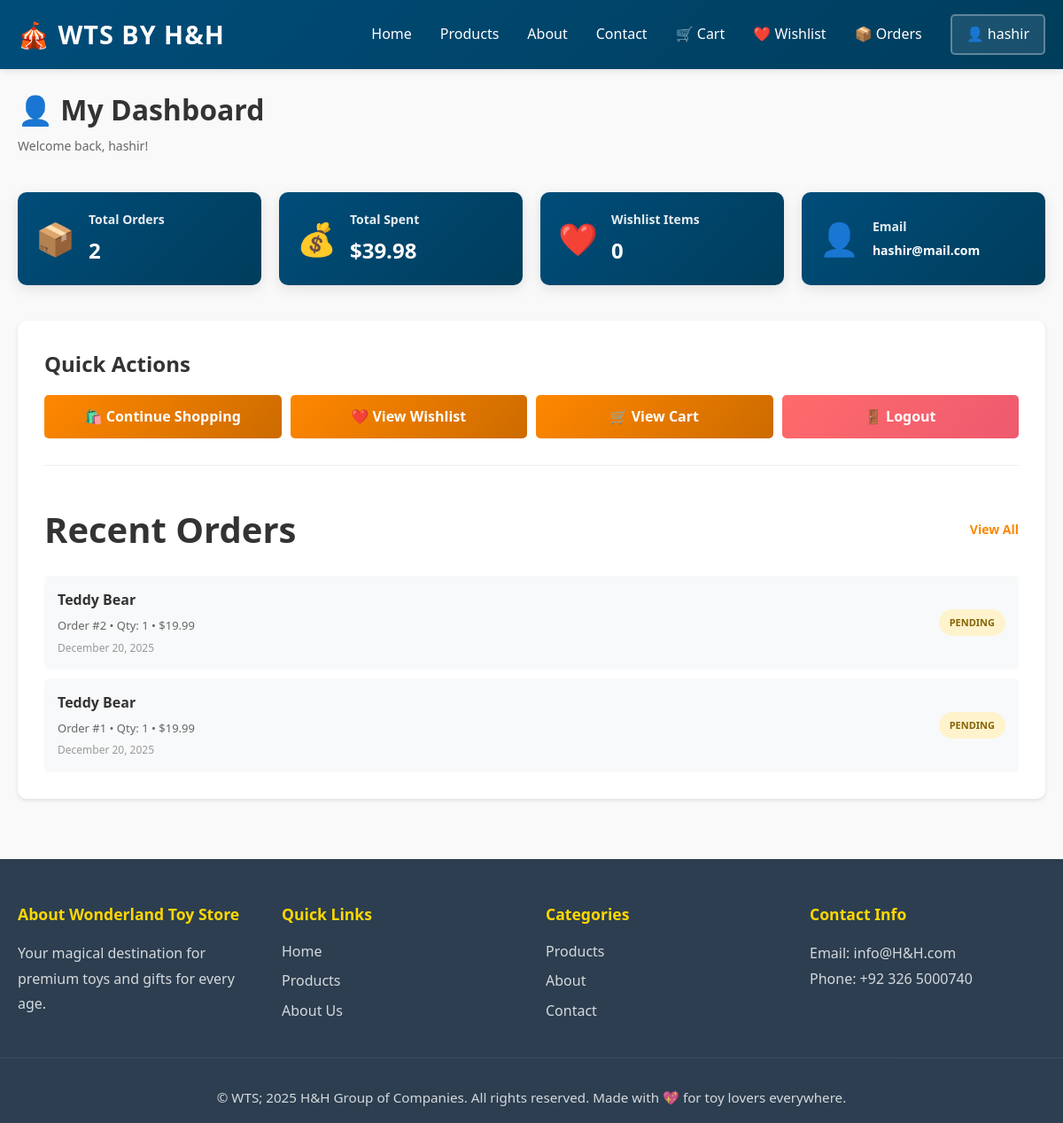
The page /dashboard (signed in) on the database as committed earlier.
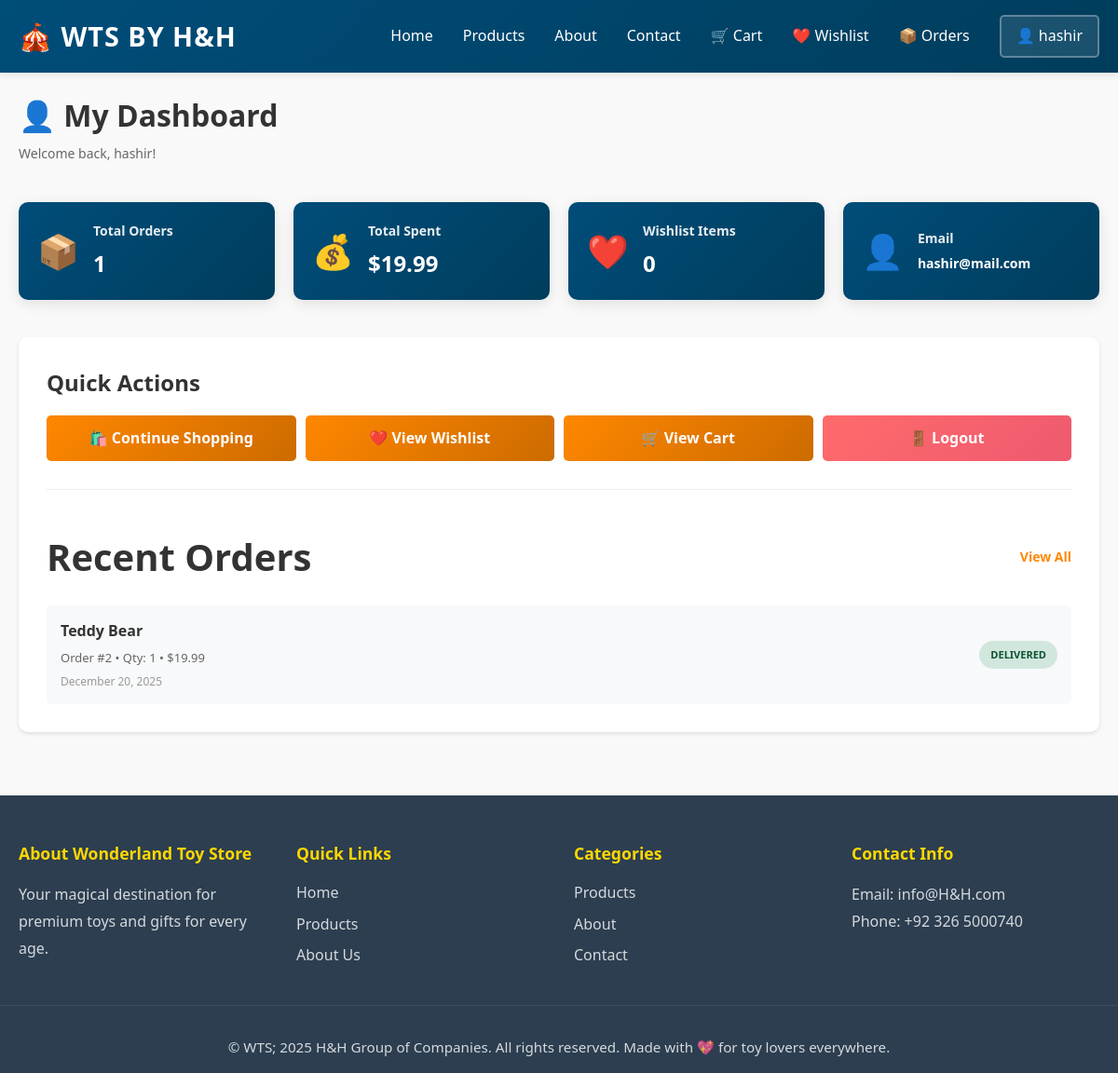
The same page on the database as committed later.
### app/models.py (models this page shows, shortened)
class User(UserMixin, db.Model):
    __tablename__ = 'users'
    id = db.Column(db.Integer, primary_key=True)
    username = db.Column(db.String(80), unique=True, nullable=False)
    email = db.Column(db.String(120), unique=True, nullable=False)
    password_hash = db.Column(db.String(200), nullable=False)
    reset_token = db.Column(db.String(100), unique=True, nullable=True)
    reset_token_expires = db.Column(db.DateTime, nullable=True)
    is_admin = db.Column(db.Boolean, default=False)
    created_at = db.Column(db.DateTime, default=datetime.utcnow)
    cart = db.relationship('Cart', backref='user', lazy=True, uselist=False)
    orders = db.relationship('Order', backref='user', lazy=True)
    wishlist_items = db.relationship('Wishlist', backref='user', lazy=True, cascade='all, delete-orphan')

class Order(db.Model):
    __tablename__ = 'orders'
    STATUS_PENDING = 'pending'
    STATUS_PROCESSING = 'processing'
    STATUS_SHIPPED = 'shipped'
    STATUS_DELIVERED = 'delivered'
    STATUS_CANCELLED = 'cancelled'
    PAYMENT_CARD = 'card'
    PAYMENT_CASH_ON_DELIVERY = 'cash_on_delivery'
    PAYMENT_PAYPAL = 'paypal'
    PAYMENT_PENDING = 'pending'
    PAYMENT_COMPLETED = 'completed'
    PAYMENT_FAILED = 'failed'
    id = db.Column(db.Integer, primary_key=True)
    user_id = db.Column(db.Integer, db.ForeignKey('users.id'), nullable=False)
    product_id = db.Column(db.Integer, db.ForeignKey('products.id'), nullable=False)
    quantity = db.Column(db.Integer, default=1, nullable=False)
    total_price = db.Column(db.Float, nullable=False)
    status = db.Column(db.String(20), default=STATUS_PENDING)
    full_name = db.Column(db.String(200), nullable=True)
    email = db.Column(db.String(120), nullable=True)
    phone = db.Column(db.String(20), nullable=True)
    shipping_address = db.Column(db.Text)
    city = db.Column(db.String(100), nullable=True)
    state = db.Column(db.String(100), nullable=True)
    postal_code = db.Column(db.String(20), nullable=True)
    payment_method = db.Column(db.String(50), default=PAYMENT_CASH_ON_DELIVERY)
    payment_status = db.Column(db.String(20), default=PAYMENT_PENDING)
    tracking_number = db.Column(db.String(100), nullable=True)
    created_at = db.Column(db.DateTime, default=datetime.utcnow)
    updated_at = db.Column(db.DateTime, default=datetime.utcnow, onupdate=datetime.utcnow)

class Product(db.Model):
    __tablename__ = 'products'
    id = db.Column(db.Integer, primary_key=True)
    name = db.Column(db.String(120), nullable=False)
    price = db.Column(db.Float, nullable=False)
    description = db.Column(db.Text)
    stock = db.Column(db.Integer, default=0)
    category_id = db.Column(db.Integer, db.ForeignKey('categories.id'), nullable=True)
    image_filename = db.Column(db.String(255), nullable=True)
    created_at = db.Column(db.DateTime, default=datetime.utcnow)
    updated_at = db.Column(db.DateTime, default=datetime.utcnow, onupdate=datetime.utcnow)
    orders = db.relationship('Order', backref='product', lazy=True)
    cart_items = db.relationship('CartItem', backref='product', lazy=True)
    wishlist_items = db.relationship('Wishlist', backref='product', lazy=True, cascade='all, delete-orphan')

### app/routes.py (the view)
@main_bp.route('/dashboard')
@login_required
def dashboard():
    user_orders = Order.query.filter_by(user_id=current_user.id).order_by(Order.created_at.desc()).limit(5).all()
    wishlist_count = Wishlist.query.filter_by(user_id=current_user.id).count()
    total_spent = db.session.query(db.func.sum(Order.total_price)).filter_by(user_id=current_user.id).scalar() or 0
    orders_count = Order.query.filter_by(user_id=current_user.id).count()
    return render_template('dashboard.html',
                         title='My Dashboard',
                         user_orders=user_orders,
                         wishlist_count=wishlist_count,
                         total_spent=total_spent,
                         orders_count=orders_count)

### app/templates/dashboard.html (shortened to what this page needs)
{% extends "base.html" %}
{% block content %}
<div class="dashboard-container">
    <div class="dashboard-header">
        <h1>👤 My Dashboard</h1>
        <p class="user-info">Welcome back, {{ current_user.username }}!</p>
    </div>
    <div class="dashboard-grid">
        <div class="stats-card">
            <div class="stat-icon">📦</div>
            <div class="stat-content">
                <h3>Total Orders</h3>
                <p class="stat-value">{{ orders_count }}</p>
            </div>
        </div>
        <div class="stats-card">
            <div class="stat-icon">💰</div>
            <div class="stat-content">
                <h3>Total Spent</h3>
                <p class="stat-value">${{ "%.2f"|format(total_spent) }}</p>
            </div>
        </div>
        <div class="stats-card">
            <div class="stat-icon">❤️</div>
            <div class="stat-content">
                <h3>Wishlist Items</h3>
                <p class="stat-value">{{ wishlist_count }}</p>
            </div>
        </div>
        <div class="stats-card">
            <div class="stat-icon">👤</div>
            <div class="stat-content">
                <h3>Email</h3>
                <p class="stat-value" style="font-size: 14px;">{{ current_user.email }}</p>
            </div>
        </div>
    </div>
    <div class="dashboard-content">
        <div class="quick-actions">
            <h2>Quick Actions</h2>
            <div class="action-buttons">
                <a href="{{ url_for('main.products') }}" class="action-btn">🛍️ Continue Shopping</a>
                <a href="{{ url_for('main.view_wishlist') }}" class="action-btn">❤️ View Wishlist</a>
                <a href="{{ url_for('main.view_cart') }}" class="action-btn">🛒 View Cart</a>
                <a href="{{ url_for('main.logout') }}" class="action-btn logout-btn">🚪 Logout</a>
            </div>
        </div>
        <div class="recent-orders">
            <div class="section-header">
                <h2>Recent Orders</h2>
                <a href="{{ url_for('main.orders') }}" class="view-all">View All</a>
            </div>
            {% if user_orders %}
                <div class="orders-list">
                    {% for order in user_orders %}
                        <div class="order-item">
                            <div class="order-info">
                                <h4>{{ order.product.name }}</h4>
                                <p class="order-details">
                                    Order #{{ order.id }} • Qty: {{ order.quantity }} • ${{ "%.2f"|format(order.total_price) }}
                                </p>
                                <p class="order-date">{{ order.created_at.strftime('%B %d, %Y') }}</p>
                            </div>
                            <div class="order-status">
                                <span class="status-badge status-{{ order.status }}">{{ order.status.upper() }}</span>
                            </div>
                        </div>
                    {% endfor %}
                </div>
            {% else %}
                <div class="empty-state">
                    <p>No orders yet. <a href="{{ url_for('main.products') }}">Start shopping!</a></p>
                </div>
            {% endif %}
        </div>
    </div>
</div>
{% endblock %}

### app/templates/base.html (shortened to what this page needs)
<!DOCTYPE html>
<html lang="en">
<head>
    <link rel="stylesheet" href="{{ url_for('static', filename='css/style.css') }}">
</head>
<body>
    <nav class="navbar">
        <div class="nav-container">
            <a href="{{ url_for('main.index') }}" class="logo">🎪 WTS by H&H</a>
            <ul class="nav-menu">
                {% if current_user.is_authenticated and current_user.is_admin %}
                    <li><a href="{{ url_for('main.admin_dashboard') }}" class="admin-nav">🎛️ Dashboard</a></li>
                    <li class="user-menu" id="userMenuToggle">
                        <span class="user-trigger">👤 Admin: {{ current_user.username }}</span>
                        <div class="user-dropdown" id="userDropdown">
                            <a href="{{ url_for('main.logout') }}">🚪 Logout</a>
                        </div>
                    </li>
                {% else %}
                    <li><a href="{{ url_for('main.index') }}">Home</a></li>
                    <li><a href="{{ url_for('main.products') }}">Products</a></li>
                    <li><a href="{{ url_for('main.about') }}">About</a></li>
                    <li><a href="{{ url_for('main.contact') }}">Contact</a></li>
                    {% if current_user.is_authenticated %}
                        <li><a href="{{ url_for('main.view_cart') }}">🛒 Cart</a></li>
                        <li><a href="{{ url_for('main.view_wishlist') }}">❤️ Wishlist</a></li>
                        <li><a href="{{ url_for('main.orders') }}">📦 Orders</a></li>
                        <li class="user-menu" id="userMenuToggle">
                            <span class="user-trigger">👤 {{ current_user.username }}</span>
                        </li>
                    {% else %}
                        <li><a href="{{ url_for('main.login') }}" class="btn-login">Login</a></li>
                        <li><a href="{{ url_for('main.register') }}" class="btn-register">Register</a></li>
                    {% endif %}
                {% endif %}
            </ul>
        </div>
    </nav>
    <main>
        {% block content %}{% endblock %}
    </main>
    <footer>
        <div class="footer-content">
            <div class="footer-section">
                <h4>About Wonderland Toy Store</h4>
                <p>Your magical destination for premium toys and gifts for every age.</p>
            </div>
            <div class="footer-section">
                <h4>Quick Links</h4>
                <ul>
                    <li><a href="{{ url_for('main.index') }}">Home</a></li>
                    <li><a href="{{ url_for('main.products') }}">Products</a></li>
                    <li><a href="{{ url_for('main.about') }}">About Us</a></li>
                </ul>
            </div>
            <div class="footer-section">
                <h4>Categories</h4>
                <ul>
                    <li><a href="{{ url_for('main.products') }}">Products</a></li>
                    <li><a href="{{ url_for('main.about') }}">About</a></li>
                    <li><a href="{{ url_for('main.contact') }}">Contact</a></li>
                </ul>
            </div>
            <div class="footer-section">
                <h4>Contact Info</h4>
                <p>Email: info@H&H.com</p>
                <p>Phone: +92 326 5000740</p>
            </div>
        </div>
        <div class="footer-bottom">
            <p>&copy; WTS; 2025 H&H Group of Companies. All rights reserved. Made with 💖 for toy lovers everywhere.</p>
        </div>
    </footer>
</body>
</html>

### app/static/css/style.css (style rules this page uses)
:root { --primary-color: #FF8700; --secondary-color: #CC6B00; --accent-color: #ffd700; --dark-color: #2c3e50; --light-color: #ecf0f1; --text-color: #333; --success-color: #27ae60; --border-radius: 12px; --transition: all 0.3s cubic-bezier(0.4, 0, 0.2, 1); }
* { margin: 0; padding: 0; box-sizing: border-box; }
html { scroll-behavior: smooth; }
body { font-family: 'Segoe UI', Tahoma, Geneva, Verdana, sans-serif; line-height: 1.6; color: var(--text-color); background-color: #f9f9f9; }
.navbar { background: linear-gradient(135deg, var(--primary-color) 0%, var(--secondary-color) 100%); color: white; padding: 1rem 0; position: sticky; top: 0; z-index: 1000; box-shadow: 0 4px 15px rgba(0, 0, 0, 0.1); }
.nav-container { max-width: 1200px; margin: 0 auto; padding: 0 20px; display: flex; justify-content: space-between; align-items: center; }
.logo { font-size: 1.8rem; font-weight: bold; letter-spacing: 1px; text-transform: uppercase; animation: pulse 2s ease-in-out infinite; }
.nav-menu { list-style: none; display: flex; gap: 2rem; }
.nav-menu a { color: white; text-decoration: none; font-weight: 500; transition: var(--transition); position: relative; }
.nav-menu a::after { content: ''; position: absolute; bottom: -5px; left: 0; width: 0; height: 3px; background-color: var(--accent-color); transition: width 0.3s ease; }
.section-header { text-align: center; margin-bottom: 3rem; }
.section-header h2 { font-size: 2.5rem; color: var(--dark-color); margin-bottom: 0.5rem; font-weight: 800; }
footer { background-color: var(--dark-color); color: white; padding: 3rem 0 1rem; margin-top: 3rem; }
.footer-content { max-width: 1200px; margin: 0 auto; padding: 0 20px; display: grid; grid-template-columns: repeat(auto-fit, minmax(250px, 1fr)); gap: 2rem; margin-bottom: 2rem; }
.footer-section h4 { font-size: 1.1rem; margin-bottom: 1rem; color: var(--accent-color); }
.footer-section p { opacity: 0.8; line-height: 1.8; }
.footer-section ul { list-style: none; }
.footer-section ul li { margin-bottom: 0.5rem; }
.footer-section a { color: white; text-decoration: none; opacity: 0.8; transition: opacity 0.3s; }
.footer-bottom { text-align: center; padding-top: 2rem; border-top: 1px solid rgba(255, 255, 255, 0.1); opacity: 0.8; font-size: 0.95rem; max-width: 1200px; margin: 0 auto; padding-left: 20px; padding-right: 20px; }
.logo { text-decoration: none; color: white; }
main { max-width: 100%; margin: 0; padding: 0; }

### app/templates/base.html (style rules this page uses)
.navbar { background: linear-gradient(135deg, #004D7A 0%, #003D5C 100%); padding: 1rem 0; box-shadow: 0 2px 8px rgba(0, 0, 0, 0.1); }
.nav-container { max-width: 1200px; margin: 0 auto; display: flex; justify-content: space-between; align-items: center; padding: 0 20px; }
.logo { font-size: 1.8rem; font-weight: 700; color: white; text-decoration: none; }
.nav-menu { display: flex; list-style: none; gap: 2rem; margin: 0; padding: 0; align-items: center; }
.nav-menu a { color: white; text-decoration: none; font-weight: 500; transition: opacity 0.3s; }
.user-menu { display: flex; gap: 1rem; align-items: center; position: relative; cursor: pointer; }
.user-trigger { padding: 0.5rem 1rem; background: rgba(255, 255, 255, 0.1); border: 2px solid rgba(255, 255, 255, 0.3); border-radius: 5px; transition: all 0.3s ease; user-select: none; display: inline-block; }

Rows that differ between the two databases and show on the page:
removed Order: product.name "Teddy Bear", id "1", quantity "1", total_price "19.99", created_at "December 20, 2025", status "PENDING"
changed Order "Teddy Bear": status "PENDING" → "DELIVERED"
Other text that changed with them:
{{ orders_count }}: "2" → "1"
{{ "%.2f"|format(total_spent) }}: "39.98" → "19.99"
